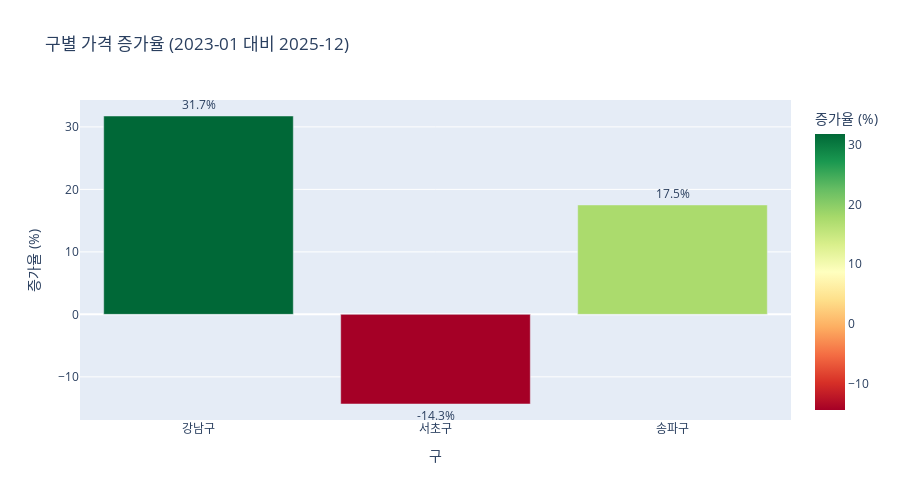

Here is the notebook cell this chart was saved with:
### Code cell
# 2. 구별 증가율 비교
fig2 = px.bar(
    price_start_end.reset_index(),
    x='CGG_NM',
    y='change_pct',
    title='구별 가격 증가율 (2023-01 대비 2025-12)',
    labels={
        'CGG_NM': '구',
        'change_pct': '증가율 (%)'
    },
    text='change_pct',
    color='change_pct',
    color_continuous_scale='RdYlGn'
)

fig2.update_traces(
    texttemplate='%{text:.1f}%',
    textposition='outside'
)

fig2.update_layout(height=500)
fig2.show()

print('='*80)
print("구별 증가율")
print("="*80)

for gu in price_start_end.index:
    mean_pct = price_start_end.loc[gu, 'change_pct']
    median_pct = price_start_end.loc[gu, 'change_pct_median']
    
    print(f"\n{gu}:")
    print(f"  평균:   {mean_pct:+.1f}%")
    print(f"  중간값: {median_pct:+.1f}%")

### Figure 1 — Plotly figure (JSON) as saved in the notebook; plotly's stock layout.template omitted (floating-point values rounded to 4 significant figures)
{"data": [{"hovertemplate": "구=%{x}<br>증가율 (%)=%{marker.color}<extra></extra>", "legendgroup": "", "marker": {"color": [31.74, -14.34, 17.51], "coloraxis": "coloraxis", "pattern": {"shape": ""}}, "name": "", "orientation": "v", "showlegend": false, "text": [31.74, -14.34, 17.51], "textposition": "outside", "texttemplate": "%{text:.1f}%", "type": "bar", "x": ["강남구", "서초구", "송파구"], "xaxis": "x", "y": [31.74, -14.34, 17.51], "yaxis": "y"}], "layout": {"barmode": "relative", "coloraxis": {"colorbar": {"title": {"text": "증가율 (%)"}}, "colorscale": [[0, "rgb(165,0,38)"], [0.1, "rgb(215,48,39)"], [0.2, "rgb(244,109,67)"], [0.3, "rgb(253,174,97)"], [0.4, "rgb(254,224,139)"], [0.5, "rgb(255,255,191)"], [0.6, "rgb(217,239,139)"], [0.7, "rgb(166,217,106)"], [0.8, "rgb(102,189,99)"], [0.9, "rgb(26,152,80)"], [1, "rgb(0,104,55)"]]}, "height": 500, "legend": {"tracegroupgap": 0}, "title": {"text": "구별 가격 증가율 (2023-01 대비 2025-12)"}, "xaxis": {"anchor": "y", "domain": [0, 1], "title": {"text": "구"}}, "yaxis": {"anchor": "x", "domain": [0, 1], "title": {"text": "증가율 (%)"}}}}
